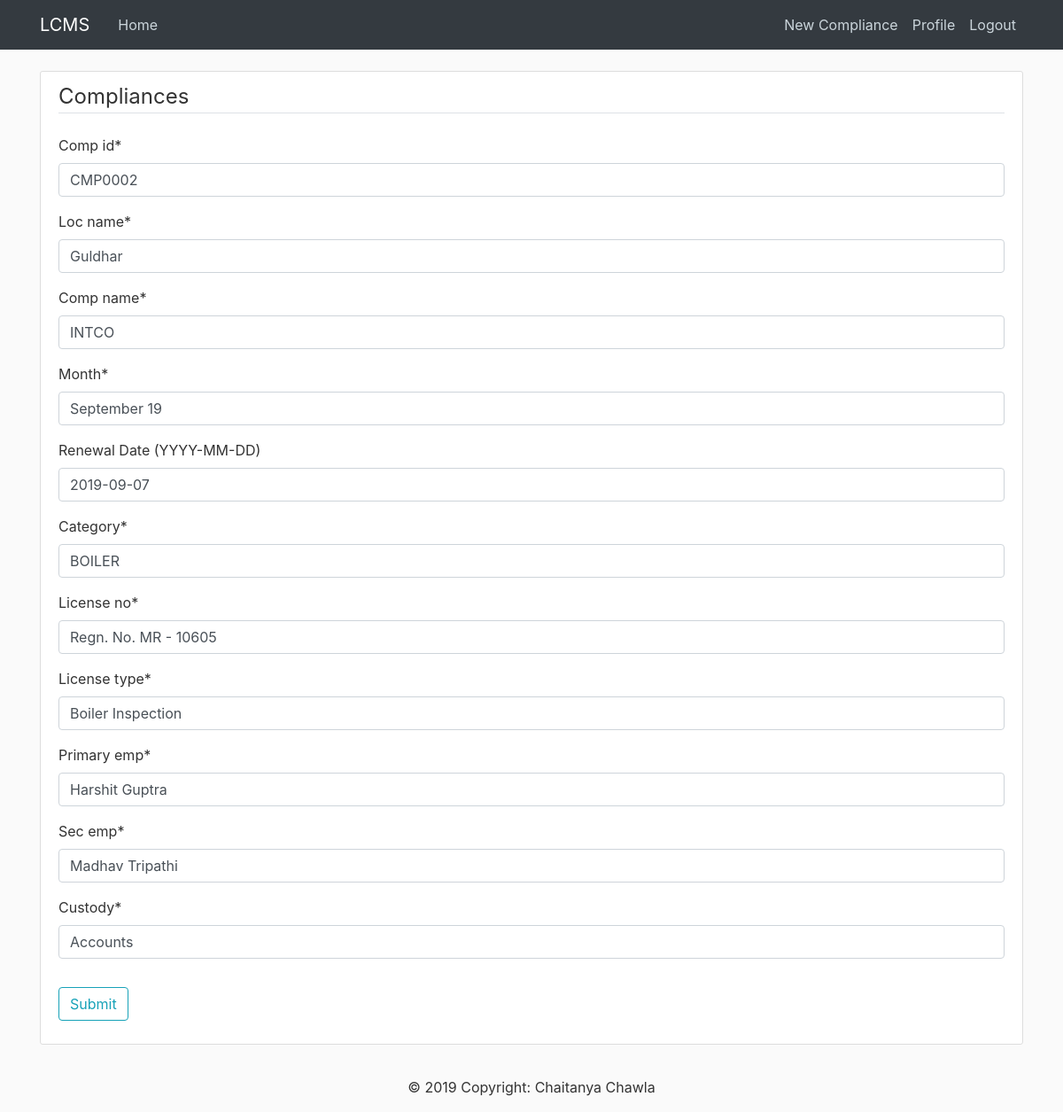
Page /compliance/2/update/ (signed in) on the committed database.
### compliance/models.py (models this page shows, shortened)
class compli(models.Model):
	comp_id = models.CharField(max_length=8)
	loc_name = models.CharField(max_length=100)
	comp_name = models.CharField(max_length=100)
	month = models.CharField(max_length=50)
	renewal = models.DateField(("Renewal Date (YYYY-MM-DD)"),null=True,blank=True)
	category = models.CharField(max_length=100)
	license_no = models.CharField(max_length=200)
	license_type = models.CharField(max_length=200)
	law_authority = models.CharField(max_length=250,null=True,blank=True)
	date_purchase = models.DateField(("Purchase Date"),null=True,blank=True)
	date_expiry = models.DateField(("Expiry Date"),null=True,blank=True)
	present_fees = models.PositiveIntegerField(validators=[MaxValueValidator(9999999999999999999)],null=True,blank=True)
	primary_emp = models.CharField(max_length=100)
	sec_emp = models.CharField(max_length=100)
	custody = models.CharField(max_length=20)
	user = models.ForeignKey(User, on_delete=models.CASCADE)

### compliance/views.py (the view, shortened to what this page needs)
# urls.py: path('compliance/<int:pk>/update/', PostUpdateView.as_view(), name='compli-update'),
class PostUpdateView(LoginRequiredMixin, UpdateView):
    model = compli
    fields = ['comp_id', 'loc_name', 'comp_name', 'month', 'renewal' , 'category','license_no', 'license_type', 'primary_emp', 'sec_emp', 'custody']

### compliance/templates/compliance/compli_form.html (shortened to what this page needs)
{% extends "compliance/base.html" %}
{% load crispy_forms_tags %}
{% block content %}
    <div class="content-section">
        <form method="POST">
            <fieldset class="form-group">
                <legend class="border-bottom mb-4">Compliances</legend>
                {{ form|crispy }}
            </fieldset>
            <div class="form-group">
                <button class="btn btn-outline-info" type="submit">Submit</button>
            </div>
        </form>
    </div>
{% endblock content %}

### compliance/static/compliance/main.css (style rules this page uses)
body { background: #fafafa; color: #333333; margin-top: 5rem; }
.content-section { background: #ffffff; padding: 10px 20px; border: 1px solid #dddddd; border-radius: 3px; margin-bottom: 20px; }

### rows in the picture
compli: comp_id "CMP0002", loc_name "Guldhar", comp_name "INTCO", month "September 19", renewal "2019-09-07", category "BOILER", license_no "Regn. No. MR - 10605", license_type "Boiler Inspection", primary_emp "Harshit Guptra", sec_emp "Madhav Tripathi", custody "Accounts"
